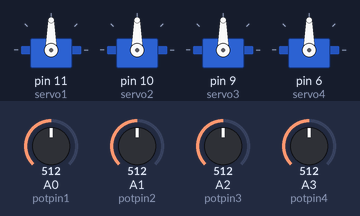
Bench run of a sketch on a simulated Arduino Uno, built with avr-gcc and run on an emulated ATmega328P. On the bench: 4 × servo. Inputs (shaded band) come from the test bench; at power-on: A0 (potpin1) = 512, A1 (potpin2) = 512, A2 (potpin3) = 512, A3 (potpin4) = 512.

Above: at 1.2 s.
1.3 s: A0 (potpin1) set to 716
At 2.4 s:
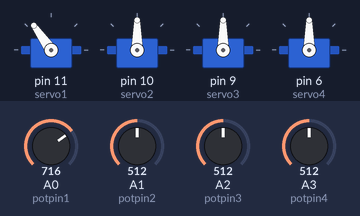
2.9 s: A1 (potpin2) set to 716
At 3.9 s:
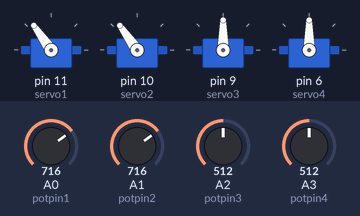
4.5 s: A2 (potpin3) set to 716
At 5.4 s:
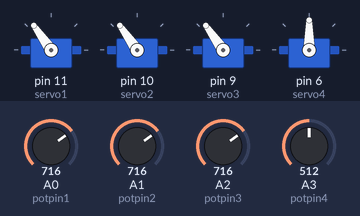
6.1 s: A3 (potpin4) set to 716
At 6.9 s:
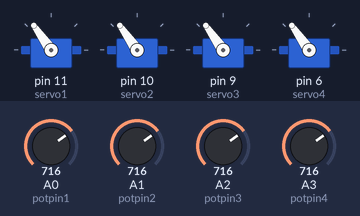
7.7 s: A0 (potpin1) set to 992
At 8.4 s:
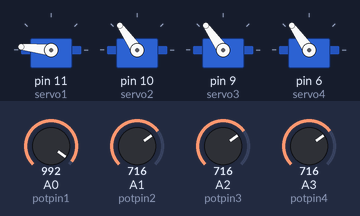
9.3 s: A1 (potpin2) set to 992
At 9.9 s:
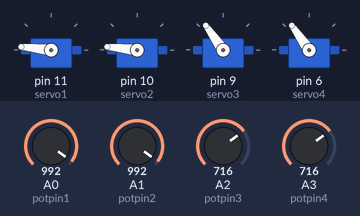
Timing chart, 0 to 11.9 s (numbered marks = the images above; inputs shaded):
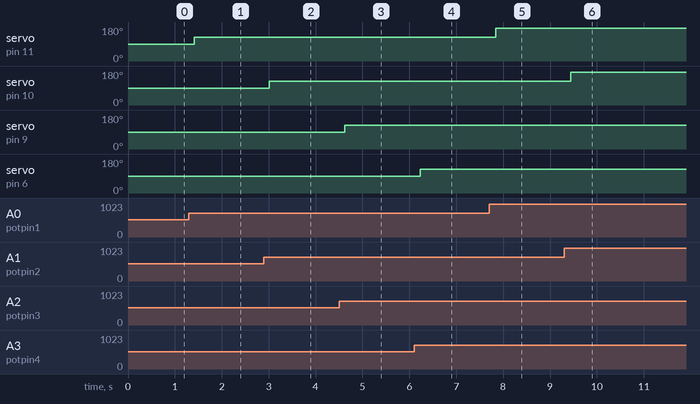

Measured:
- after the input at 1.3 s, servo on pin 11 (servo1): 90° → 125° after 0.11 s
- after the input at 2.9 s, servo on pin 10 (servo2): 90° → 125° after 0.12 s
- after the input at 4.5 s, servo on pin 9 (servo3): 90° → 125° after 0.12 s
- after the input at 6.1 s, servo on pin 6 (servo4): 90° → 125° after 0.13 s
- after the input at 7.7 s, servo on pin 11 (servo1): 125° → 174° after 0.14 s
- after the input at 9.3 s, servo on pin 10 (servo2): 125° → 174° after 0.14 s

The sketch:

roArm.ino
```cpp
#include <Servo.h>

Servo servo1;
Servo servo2;
Servo servo3;
Servo servo4;

const int potpin1 = 0;
const int potpin2 = 1;
const int potpin3 = 2;
const int potpin4 = 3;

int val1;
int val2;
int val3;
int val4;

void setup() {
  Serial.begin(9600);
  servo1.attach(11);
  servo2.attach(10);
  servo3.attach(9);
  servo4.attach(6);
}

void loop() {

  val1 = analogRead(potpin1);
  val1 = map(val1, 0, 1023, 0, 180);
  servo1.write(val1);

  val2 = analogRead(potpin2);
  val2 = map(val2, 0, 1023, 0, 180);
  servo2.write(val2);

  val3 = analogRead(potpin3);
  val3 = map(val3, 0, 1023, 0, 180);
  servo3.write(val3);

  val4 = analogRead(potpin4);
  val4 = map(val4, 0, 1023, 0, 180);
  servo4.write(val4);

  delay(200);
}
```
